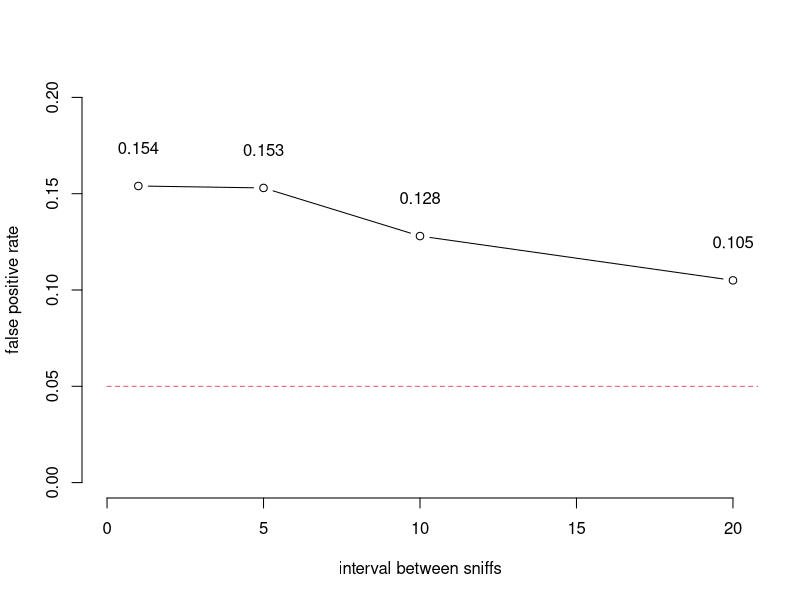

The R script that drew this image:
rm(list = ls())

#### pvalue sniffing ####
n.samps <- 1000
n.obs <- 50

## first no sniffing
no.sniff <- array(dim=n.samps)
for (i in 1:n.samps) {
	x <- rnorm(n.obs)
	no.sniff[i] <- t.test(x)$p.val < .05
}
mean(no.sniff)

## next with sniffing every subject, starting at 20
sniff <- array(dim=n.samps)
for (i in 1:n.samps) {
	x <- rnorm(n.obs)
	
	j <- 20
	while (j < n.obs) {
		samp <- x[1:j]
		sniff[i] <- t.test(samp)$p.val < .05
		if (sniff[i]) {
			break
		} else {	
			j <- j + 1
		}
	}
}
mean(sniff)

## next with sniffing every subject, starting at 20
intervals <- c(1,5,10,20)
sniff.int <- matrix(nrow=n.samps,ncol=length(intervals))

for (k in 1:length(intervals)) {
	for (i in 1:n.samps) {
		x <- rnorm(n.obs)
		
		j <- 20
		while (j <= n.obs) {
			samp <- x[1:j]
			sniff.int[i,k] <- t.test(samp)$p.val < .05
			if (sniff.int[i,k]) {
				break
			} else {	
				j <- j + intervals[k]
			}
		}
	}
}


colMeans(sniff.int)
plot(intervals,colMeans(sniff.int),type="b",bty="n",
	ylim=c(0,.2),xlab="interval between sniffs",xlim=c(0,20),
	ylab="false positive rate")
lines(c(0,30),c(.05,.05),lty=2,col=2)
text(intervals,colMeans(sniff.int)+.02,colMeans(sniff.int),xpd="n")


## try sniffing with a doubling rule 
## (interesting - has a .08 from .05 inflation every sample) 
n.obs <- 192
sniff <- array(dim=n.samps)
n.success <- array(dim=n.samps)
for (i in 1:n.samps) {
  x <- rnorm(n.obs)
  
  j <- 96
  while (j <= n.obs) {
    samp <- x[1:j]
    sniff[i] <- t.test(samp)$p.val < .05
    if (sniff[i]) {
      n.success[i] <- j
      break
    } else {	
      j <- j * 2
    }
  }
}
mean(sniff)
